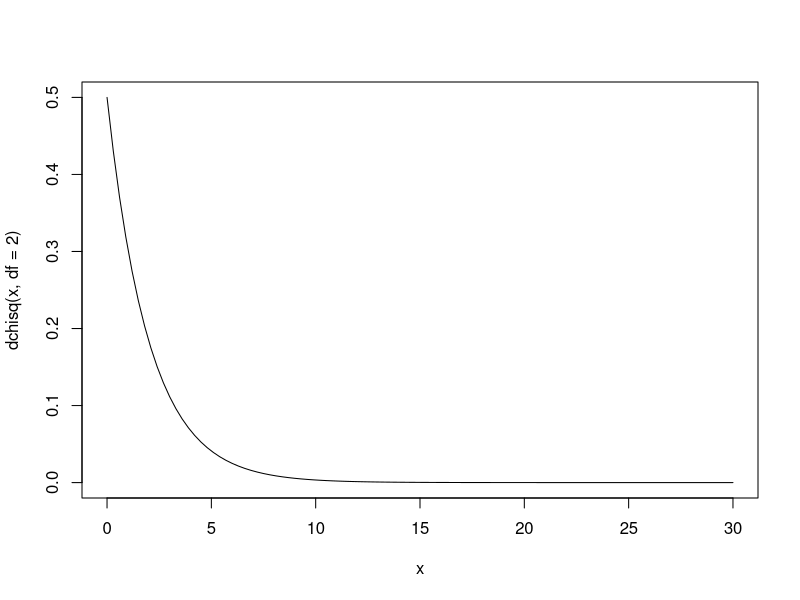

Here is the R script that generated this plot:
## ---- chunk 1
curve(dchisq(x, df = 2), from =0, to = 30)
## ---- chunk 2
#| echo: TRUE

1 - pchisq(40.13, df = 2)
## ---- chunk 3
#| echo: TRUE

1 - pchisq(40.13, df = 2)
